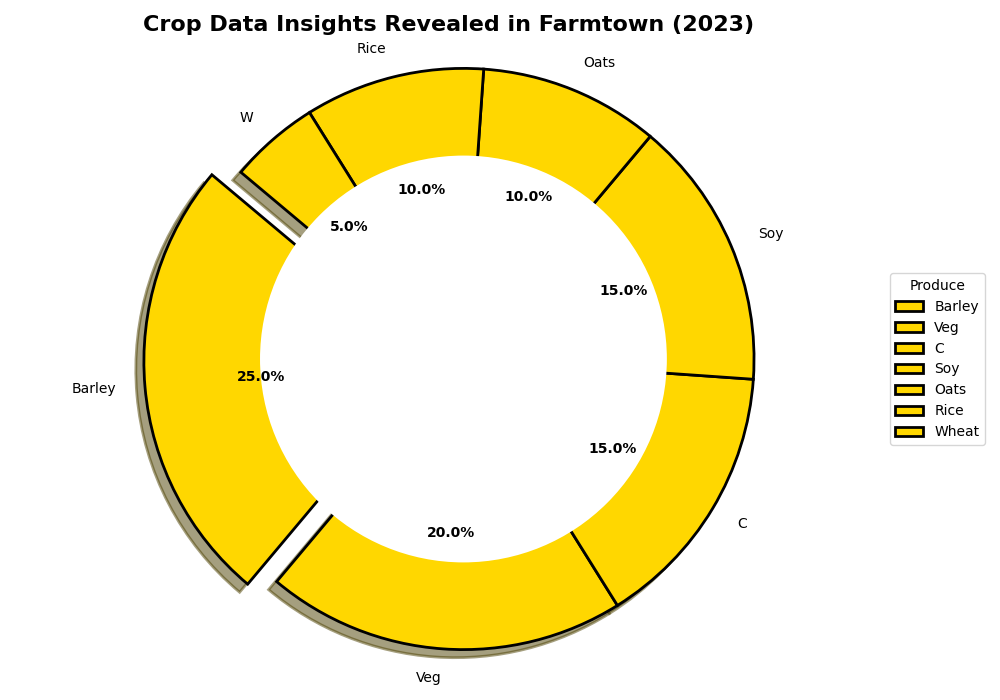

Generate this figure with Python:
import matplotlib.pyplot as plt

crops = ['Barley', 'Vegetables', 'Corn', 'Soybeans', 'Oats', 'Rice', 'Wheat']
percentages = [25, 20, 15, 15, 10, 10, 5]

# Use a single color consistently across all data groups
single_color = ['#FFD700']  # Gold color

explode = [0.1 if crop == 'Barley' else 0 for crop in crops]

fig, ax = plt.subplots(figsize=(10, 7))
wedges, texts, autotexts = ax.pie(
    percentages,
    labels=['Barley', 'Veg', 'C', 'Soy', 'Oats', 'Rice', 'W'],
    colors=single_color * len(crops),  # Apply the single color to all wedges
    autopct='%1.1f%%',
    startangle=140,
    explode=explode,
    shadow=True,
    wedgeprops={'edgecolor': 'black', 'linewidth': 2}
)

centre_circle = plt.Circle((0, 0), 0.70, fc='white')
fig.gca().add_artist(centre_circle)

ax.axis('equal')  

for autotext in autotexts:
    autotext.set_color('black')
    autotext.set_fontsize(10)
    autotext.set_weight('bold')

plt.title("Crop Data Insights Revealed in Farmtown (2023)", fontsize=16, fontweight='bold', ha='center')

plt.legend(wedges, ['Barley', 'Veg', 'C', 'Soy', 'Oats', 'Rice', 'Wheat'], title="Produce", loc='center left', bbox_to_anchor=(1, 0, 0.5, 1))

plt.tight_layout()
plt.show()
